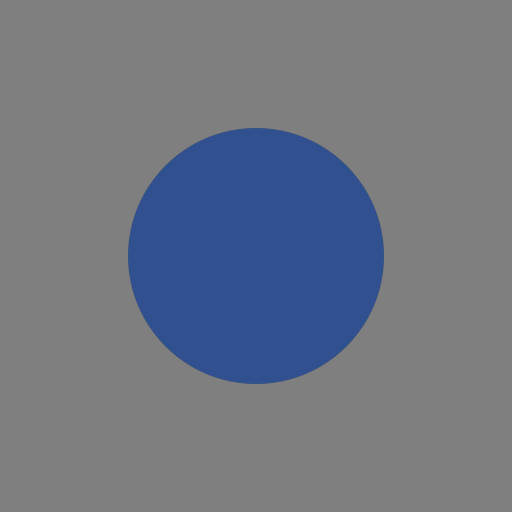
Frame 1 (no input)
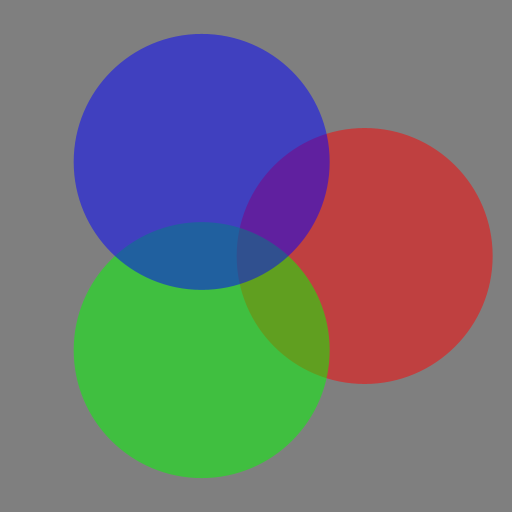
Frame 60 (the mouse pressed at the canvas centre just before this capture)
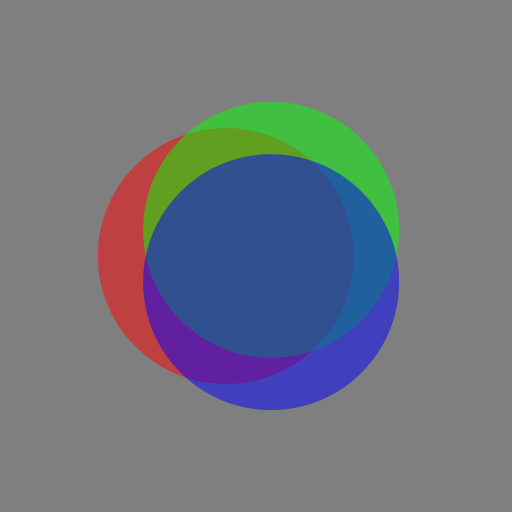
Frame 120 (the mouse held since frame 60 and released just before this capture)

The Processing sketch that drew these frames (run headless with seeded random() and noise(); from frame 60 on, the mouse is pressed at the canvas centre):

// Processing sketch: ANI2012A19_BlendColor
// ── ANI2012A19_BlendColor.pde
// ANI2012A19_BlendColor.pde
// Démonstration du comportement de différents modes de composition de couleurs.
// Barre d'espacement pour passer d'un ensemble de couleurs à l'autre.
// Touches du clavier de 1 à 0 pour changer de mode.

// paramètres
int activeBlendMode = 1;

float radius = 256;

boolean useFirstColorSet = true;

// variables
float angle;
float angleOffset;

float amplitude;
float amplitudeOffset;

float positionX;
float positionY;

float centerX;
float centerY;

color color11;
color color12;
color color13;

color color21;
color color22;
color color23;

void setup()
{
  size(512, 512);
  frameRate(60);

  noStroke();

  activeBlendMode = 1;

  // premier ensemble de couleurs
  color11 = color(255, 0,   0,   127);
  color12 = color(0,   255, 0,   127);
  color13 = color(0,   0,   255, 127);

  // second ensemble de couleurs
  color21 = color(255, 127, 64,  127);
  color22 = color(64,  255, 127, 127);
  color23 = color(127, 64,  255, 127);

  angleOffset = radians(360.0f / 3);

  centerX = width / 2.0f;
  centerY = height / 2.0f;

  amplitude = 0;
}

void draw()
{
  background(127);

  // dessiner le premier cercle
  angle = 0;

  positionX = centerX + cos(angle) * amplitude;
  positionY = centerY + sin(angle) * amplitude;

  drawCircle(positionX, positionY, radius, (useFirstColorSet ? color11 : color21));

  // dessiner le second cercle
  angle += angleOffset;

  positionX = centerX + cos(angle) * amplitude;
  positionY = centerY + sin(angle) * amplitude;

  drawCircle(positionX, positionY, radius, (useFirstColorSet ? color12 : color22));

  // dessiner le troisième cercle
  angle += angleOffset;

  positionX = centerX + cos(angle) * amplitude;
  positionY = centerY + sin(angle) * amplitude;

  drawCircle(positionX, positionY, radius, (useFirstColorSet ? color13 : color23));

  // mise à jour de l'oscillation
  amplitude = oscillate(millis(), 127.0f, 5000.0f);
}

// fonction qui permet de dessiner un cercle
void drawCircle(float x, float y, float r, color c)
{
  fill(c);
  ellipse(x, y, r, r);
}

// fonction pour configurer le mode de composition
void setBlendMode(int blendMode)
{
  activeBlendMode = blendMode < 0 ? 0 : blendMode > 9 ? 9: blendMode;

  switch (activeBlendMode)
  {
    case 1:
      blendMode(BLEND);
      println("blend mode: BLEND");
      break;
    case 2:
      blendMode(ADD);
      println("blend mode: ADD");
      break;
    case 3:
      blendMode(SUBTRACT);
      println("blend mode: SUBTRACT");
      break;
    case 4:
      blendMode(DARKEST);
      println("blend mode: DARKEST");
      break;
    case 5:
      blendMode(LIGHTEST);
      println("blend mode: LIGHTEST");
      break;
    case 6:
      blendMode(DIFFERENCE);
      println("blend mode: DIFFERENCE");
      break;
    case 7:
      blendMode(EXCLUSION);
      println("blend mode: EXCLUSION");
      break;
    case 8:
      blendMode(MULTIPLY);
      println("blend mode: MULTIPLY");
      break;
    case 9:
      blendMode(SCREEN);
      println("blend mode: SCREEN");
      break;
    case 0:
      blendMode(REPLACE);
      println("blend mode: REPLACE");
      break;
  }
}

// fonction d'interactivité au clavier
void keyReleased()
{
  if (key == '1')
    setBlendMode(1);
  if (key == '2')
    setBlendMode(2);
  if (key == '3')
    setBlendMode(3);
  if (key == '4')
    setBlendMode(4);
  if (key == '5')
    setBlendMode(5);
  if (key == '6')
    setBlendMode(6);
  if (key == '7')
    setBlendMode(7);
  if (key == '8')
    setBlendMode(8);
  if (key == '9')
    setBlendMode(9);
  if (key == '0')
    setBlendMode(0);

  if (key == ' ')
  {
    useFirstColorSet = !useFirstColorSet;
    println("color set: " + (useFirstColorSet ? 1 : 2));
  }
}

// fonction d'oscillation
float oscillate(float time, float amplitude, float period)
{
  return amplitude * sin(time * 2 * PI / period);
}
